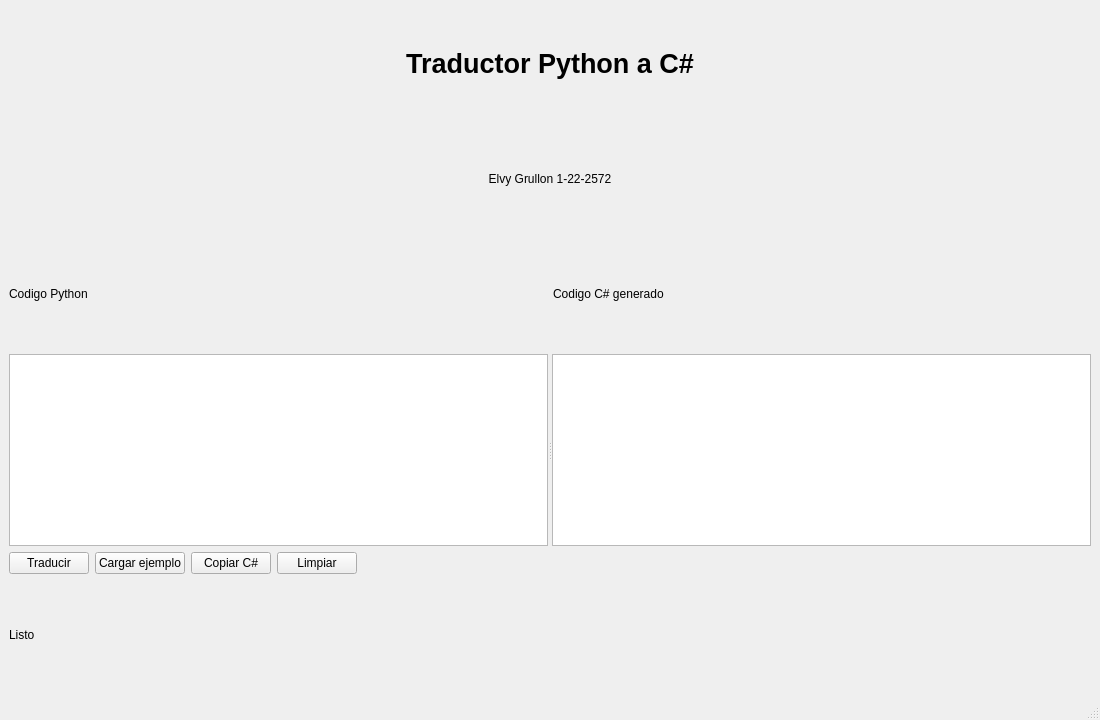
<?xml version="1.0" encoding="UTF-8"?>
<ui version="4.0"><class>MainWindow</class><widget class="QMainWindow" name="MainWindow">
<property name="geometry"><rect><x>0</x><y>0</y><width>1100</width><height>720</height></rect></property>
<property name="windowTitle"><string>Traductor Python a C#</string></property>
<widget class="QWidget" name="centralwidget"><layout class="QVBoxLayout" name="verticalLayout">
<item><widget class="QLabel" name="titleLabel"><property name="font"><font><pointsize>20</pointsize><bold>true</bold></font></property><property name="text"><string>Traductor Python a C#</string></property><property name="alignment"><set>Qt::AlignCenter</set></property></widget></item>
<item><widget class="QLabel" name="authorLabel"><property name="text"><string>Elvy Grullon 1-22-2572</string></property><property name="alignment"><set>Qt::AlignCenter</set></property></widget></item>
<item><layout class="QHBoxLayout" name="labelsLayout"><item><widget class="QLabel" name="pythonLabel"><property name="text"><string>Codigo Python</string></property></widget></item><item><widget class="QLabel" name="csharpLabel"><property name="text"><string>Codigo C# generado</string></property></widget></item></layout></item>
<item><widget class="QSplitter" name="splitter"><property name="orientation"><enum>Qt::Horizontal</enum></property><widget class="QPlainTextEdit" name="pythonEditor"/><widget class="QPlainTextEdit" name="csharpEditor"><property name="readOnly"><bool>true</bool></property></widget></widget></item>
<item><layout class="QHBoxLayout" name="buttonsLayout"><item><widget class="QPushButton" name="translateButton"><property name="text"><string>Traducir</string></property></widget></item><item><widget class="QPushButton" name="exampleButton"><property name="text"><string>Cargar ejemplo</string></property></widget></item><item><widget class="QPushButton" name="copyButton"><property name="text"><string>Copiar C#</string></property></widget></item><item><widget class="QPushButton" name="clearButton"><property name="text"><string>Limpiar</string></property></widget></item><item><spacer name="spacer"><property name="orientation"><enum>Qt::Horizontal</enum></property><property name="sizeHint" stdset="0"><size><width>40</width><height>20</height></size></property></spacer></item></layout></item>
<item><widget class="QLabel" name="statusLabel"><property name="text"><string>Listo</string></property></widget></item>
</layout></widget><widget class="QMenuBar" name="menubar"/><widget class="QStatusBar" name="statusbar"/></widget><resources/><connections/></ui>
